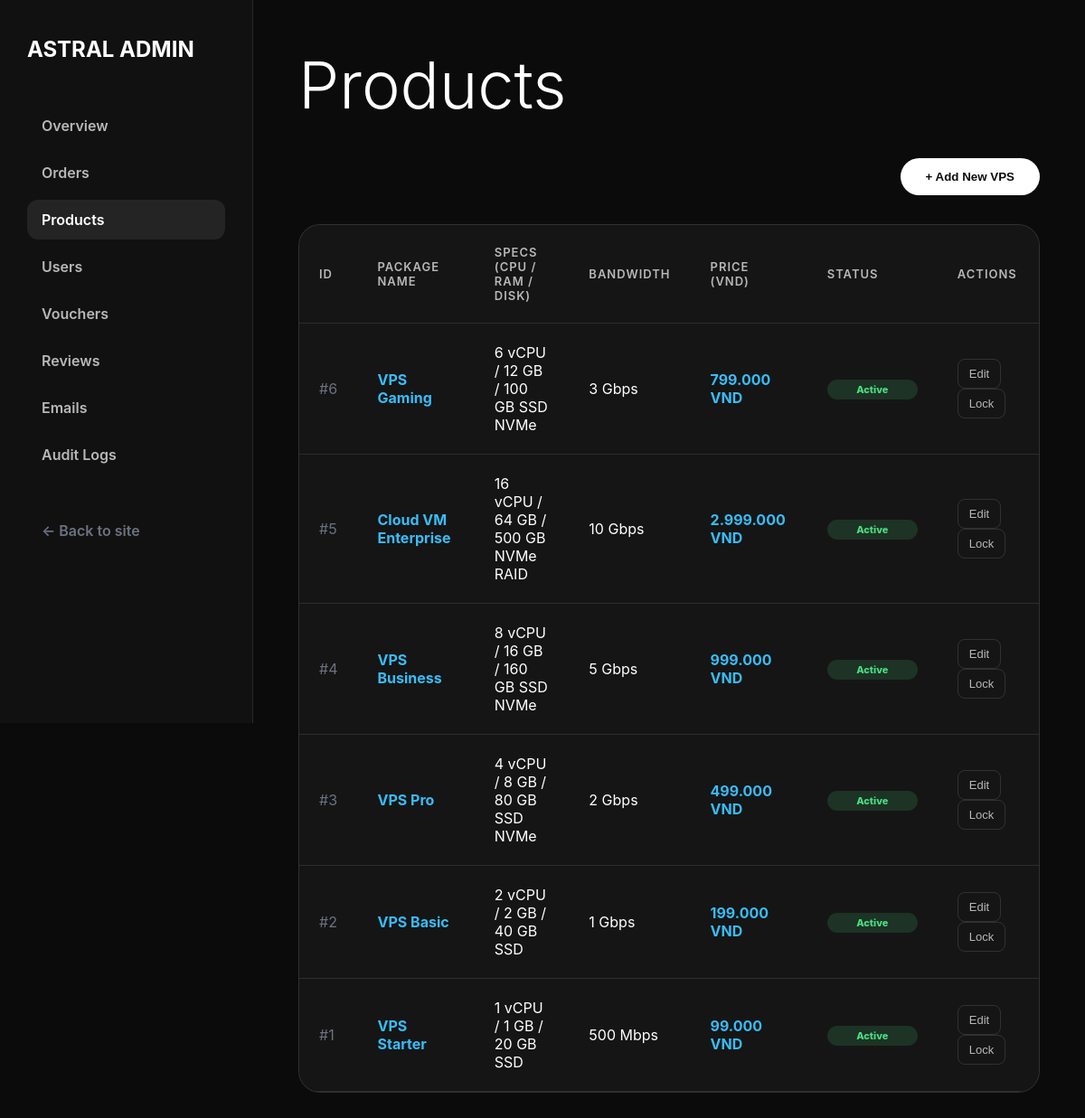
/admin/products (signed in), run on the app's committed database.
### tables this page shows
CREATE TABLE products (
    id            INT UNSIGNED AUTO_INCREMENT PRIMARY KEY,
    name          VARCHAR(150)  NOT NULL,                         
    slug          VARCHAR(200)  NOT NULL UNIQUE,                  
    description   TEXT          DEFAULT NULL,
     
    cpu           VARCHAR(50)   NOT NULL,                         
    ram           VARCHAR(50)   NOT NULL,                         
    storage       VARCHAR(50)   NOT NULL,                         
    bandwidth     VARCHAR(50)   NOT NULL,                         
    os_options    VARCHAR(255)  DEFAULT NULL,                     
     
    price         DECIMAL(15,2) NOT NULL,                         
    stock         INT           NOT NULL DEFAULT 100,             
    image         VARCHAR(255)  DEFAULT 'default_product.png',
     
    is_active     TINYINT(1)    NOT NULL DEFAULT 1,               
    created_by    INT UNSIGNED  DEFAULT NULL,                     
    created_at    TIMESTAMP     NOT NULL DEFAULT CURRENT_TIMESTAMP,
    updated_at    TIMESTAMP     NOT NULL DEFAULT CURRENT_TIMESTAMP ON UPDATE CURRENT_TIMESTAMP,

    FOREIGN KEY (created_by) REFERENCES users(id) ON DELETE SET NULL,
    INDEX idx_is_active (is_active),
    INDEX idx_price (price),
    INDEX idx_slug (slug)
);

### src/Controllers/AdminProductController.php (called while the page is built, shortened)
<?php
class AdminProductController extends Controller {
    public function index() {
        $products = Product::getAllForAdmin();
        require_once __DIR__ . "/../Views/admin/products/index.php";
    }
}

### src/index.php (called while the page is built, shortened)
<?php
    $router = new Router();
    $router->get('/',           \App\Controllers\ProductController::class, 'index');
    $router->get('/plans',      \App\Controllers\ProductController::class, 'plans');
    $router->get('/product',    \App\Controllers\ProductController::class, 'detail');
    $router->get('/blog',       \App\Controllers\ProductController::class, 'blog');
    $router->get('/docs',       \App\Controllers\ProductController::class, 'docs');
    $router->get('/api/health', \App\Controllers\HealthController::class, 'index');
    $router->get('/api/service-status', \App\Controllers\ConsoleController::class, 'status');
    $router->get('/login',      \App\Controllers\AuthController::class, 'login');
    $router->post('/login',     \App\Controllers\AuthController::class, 'login');
    $router->get('/register',   \App\Controllers\AuthController::class, 'register');
    $router->post('/register',  \App\Controllers\AuthController::class, 'register');
    $router->get('/logout',     \App\Controllers\AuthController::class, 'logout');
    $router->get('/verify',     \App\Controllers\AuthController::class, 'verify');
    $router->get('/verify-otp', \App\Controllers\AuthController::class, 'showOtpForm');
    $router->post('/verify-otp',\App\Controllers\AuthController::class, 'showOtpForm');
    $router->get('/forgot-password',    \App\Controllers\PasswordResetController::class, 'forgot');
    $router->post('/forgot-password',   \App\Controllers\PasswordResetController::class, 'forgot');
    $router->get('/reset-password',     \App\Controllers\PasswordResetController::class, 'reset');
    $router->post('/reset-password',    \App\Controllers\PasswordResetController::class, 'reset');
    $router->get('/mfa-verify',     \App\Controllers\AuthController::class, 'mfaVerify');
    $router->post('/mfa-verify',    \App\Controllers\AuthController::class, 'mfaVerify');
    $router->get('/mfa-setup',      \App\Controllers\ProfileController::class, 'setupMfa');
    $router->post('/mfa-setup',     \App\Controllers\ProfileController::class, 'setupMfa');
    $router->get('/cart',           \App\Controllers\CartController::class, 'index');
    $router->post('/cart/add',      \App\Controllers\CartController::class, 'add');
    $router->post('/cart/remove',   \App\Controllers\CartController::class, 'remove');
    $router->post('/cart/update',   \App\Controllers\CartController::class, 'update');
    $router->get('/cart/count',     \App\Controllers\CartController::class, 'count');
    $router->get('/checkout',       \App\Controllers\CheckoutController::class, 'index');
    $router->post('/checkout/place-order',      \App\Controllers\CheckoutController::class, 'placeOrder');
    $router->get('/checkout/place-order',       \App\Controllers\CheckoutController::class, 'placeOrderGet');
    $router->get('/checkout/success',           \App\Controllers\CheckoutController::class, 'success');
    $router->post('/checkout/validate-voucher', \App\Controllers\CheckoutController::class, 'validateVoucher');
    $router->get('/payment/vnpay-return',   \App\Controllers\PaymentController::class, 'vnpayReturn');
    $router->get('/payment/vnpay-ipn',      \App\Controllers\PaymentController::class, 'vnpayIpn');
    $router->get('/orders',             \App\Controllers\OrderController::class, 'index');
    $router->get('/orders/invoice',     \App\Controllers\OrderController::class, 'invoice');
    $router->post('/orders/cancel',     \App\Controllers\OrderController::class, 'cancel');
    $router->post('/service/stop',      \App\Controllers\ServiceController::class, 'stop');
    $router->post('/service/start',     \App\Controllers\ServiceController::class, 'start');
    $router->post('/service/restart',   \App\Controllers\ServiceController::class, 'restart');
    $router->post('/service/rebuild',   \App\Controllers\ServiceController::class, 'rebuild');
    $router->get('/inbox',              \App\Controllers\InboxController::class, 'index');
    $router->post('/inbox/read',        \App\Controllers\InboxController::class, 'markRead');
    $router->get('/profile',            \App\Controllers\ProfileController::class, 'index');
    $router->post('/profile/update',    \App\Controllers\ProfileController::class, 'update');
    $router->get('/console',            \App\Controllers\ConsoleController::class, 'index');
    $router->get('/admin/orders',           \App\Controllers\AdminOrderController::class, 'index');
    $router->get('/admin/orders/invoice',   \App\Controllers\AdminOrderController::class, 'invoice');
    $router->post('/admin/orders/update',   \App\Controllers\AdminOrderController::class, 'update');
    $router->get('/admin/products',         \App\Controllers\AdminProductController::class, 'index');
    $router->post('/admin/products/store',  \App\Controllers\AdminProductController::class, 'store');
    $router->post('/admin/products/update', \App\Controllers\AdminProductController::class, 'update');
    $router->post('/admin/products/toggle', \App\Controllers\AdminProductController::class, 'toggle');
    $router->get('/admin',                  \App\Controllers\AdminDashboardController::class, 'index');
    $router->get('/admin/dashboard',        \App\Controllers\AdminDashboardController::class, 'index');
    $router->get('/admin/users',            \App\Controllers\AdminUserController::class, 'index');
    $router->post('/admin/users/toggle-lock', \App\Controllers\AdminUserController::class, 'toggleLock');
    $router->get('/admin/vouchers',         \App\Controllers\AdminVoucherController::class, 'index');
    $router->post('/admin/vouchers/store',  \App\Controllers\AdminVoucherController::class, 'store');
    $router->post('/admin/vouchers/toggle', \App\Controllers\AdminVoucherController::class, 'toggle');
    $router->get('/admin/reviews',          \App\Controllers\AdminReviewController::class, 'index');
    $router->post('/admin/reviews/toggle',   \App\Controllers\AdminReviewController::class, 'toggle');
    $router->get('/admin/emails',           \App\Controllers\AdminEmailController::class, 'index');
    $router->post('/admin/emails/send',     \App\Controllers\AdminEmailController::class, 'send');
    $router->get('/admin/audit-logs',      \App\Controllers\AdminAuditLogController::class, 'index');
    $router->post('/review/submit',        \App\Controllers\ReviewController::class, 'submit');
    $router->dispatch();

### src/Models/Product.php (called while the page is built, shortened)
<?php
class Product {
    public static function getAllForAdmin(): array {
        $pdo = Database::getConnection();
        $stmt = $pdo->query("SELECT * FROM products ORDER BY id DESC");
        return $stmt->fetchAll(\PDO::FETCH_ASSOC);
    }
}

### src/Views/admin/products/index.php (the view, shortened to what this page needs)
<!DOCTYPE html>
<html lang="en">
<head>
    <link rel="stylesheet" href="/css/base.css">
</head>
<body>
    <div class="admin-layout">
        <div class="admin-sidebar">
            <h2>ASTRAL ADMIN</h2>
            <a href="/admin">Overview</a>
            <a href="/admin/orders">Orders</a>
            <a href="/admin/products" class="active">Products</a>
            <a href="/admin/users">Users</a>
            <a href="/admin/vouchers">Vouchers</a>
            <a href="/admin/reviews">Reviews</a>
            <a href="/admin/emails">Emails</a>
            <a href="/admin/audit-logs">Audit Logs</a>
            <div style="margin-top:auto;padding-top:32px;">
                <a href="/" style="color:#6b7280;">← Back to site</a>
            </div>
        </div>
        <div class="admin-content">
            <h1>Products</h1>
            <div class="header-row">
                <button onclick="showModal('addProductModal')" class="admin-btn">+ Add New VPS</button>
            </div>
            <div style="background:#151515;border-radius:24px;border:1px solid rgba(255,255,255,0.12);overflow:hidden;">
                <div class="table-responsive">
                    <table class="admin-table">
                        <thead>
                            <tr>
                                <th>ID</th>
                                <th>Package Name</th>
                                <th>Specs (CPU / RAM / Disk)</th>
                                <th>Bandwidth</th>
                                <th>Price (VND)</th>
                                <th>Status</th>
                                <th>Actions</th>
                            </tr>
                        </thead>
                        <tbody>
                            <?php foreach ($products as $p): ?>
                                <tr>
                                    <td style="color:#6b7280;">#<?= $p['id'] ?></td>
                                    <td class="fw-bold" style="color:#38bdf8;"><?= htmlspecialchars($p['name']) ?></td>
                                    <td><?= htmlspecialchars($p['cpu']) ?> / <?= htmlspecialchars($p['ram']) ?> / <?= htmlspecialchars($p['storage']) ?></td>
                                    <td><?= htmlspecialchars($p['bandwidth']) ?></td>
                                    <td class="fw-bold" style="color:#38bdf8;"><?= number_format($p['price'], 0, ',', '.') ?> VND</td>
                                    <td>
                                        <span class="status-badge <?= $p['is_active'] ? 'active' : 'hidden' ?>"><?= $p['is_active'] ? 'Active' : 'Hidden' ?></span>
                                    </td>
                                    <td>
                                        <button class="action-btn" onclick="editProduct(<?= $p['id'] ?>)">Edit</button>
                                        <form action="/admin/products/toggle" method="POST" style="display:inline;">
                                            <button type="submit" class="action-btn <?= $p['is_active'] ? 'danger' : 'success' ?>"><?= $p['is_active'] ? 'Lock' : 'Unlock' ?></button>
                                        </form>
                                    </td>
                                </tr>
                            <?php endforeach; ?>
                        </tbody>
                    </table>
                </div>
            </div>
        </div>
    </div>
</body>
</html>

### src/css/base.css (style rules this page uses)
* { margin: 0; padding: 0; box-sizing: border-box; }
html { scroll-behavior: smooth; }
body { font-family: "Inter", sans-serif; background: #0b0b0b; color: #fff; overflow-x: hidden; }
a { text-decoration: none; color: inherit; }
.plan-btn, .checkout-btn, .auth-btn, .admin-btn { display: inline-block; background: #fff; color: #0b0b0b; padding: 13px 28px; border-radius: 999px; font-weight: 700; text-align: center; border: none; cursor: pointer; }
.admin-layout { display: flex; min-height: 100vh; }
.admin-sidebar { width: 280px; background: #111; padding: 40px 30px; border-right: 1px solid rgba(255, 255, 255, 0.1); position: fixed; top: 0; left: 0; height: 100vh; overflow-y: auto; z-index: 100; }
.admin-sidebar h2 { font-size: 24px; margin-bottom: 48px; display: flex; align-items: center; gap: 10px; }
.admin-sidebar a { display: block; color: #b8b8b8; margin-bottom: 8px; padding: 12px 16px; border-radius: 12px; font-weight: 600; transition: all 0.2s ease; }
.admin-sidebar a:hover, .admin-sidebar a.active { background: rgba(255, 255, 255, 0.08); color: #fff; }
.admin-content { flex: 1; padding: 50px; margin-left: 280px; }
.admin-content h1 { font-size: clamp(52px, 6vw, 76px); font-weight: 300; margin-bottom: 38px; }
.admin-table { width: 100%; border-collapse: collapse; background: #151515; border-radius: 20px; overflow: hidden; }
.admin-table th, .admin-table td { padding: 22px; border-bottom: 1px solid rgba(255, 255, 255, 0.1); text-align: left; }
.admin-table th { color: #b8b8b8; font-weight: 600; font-size: 13px; text-transform: uppercase; letter-spacing: 1px; }
.fw-bold { font-weight: 700; }
.table-responsive { overflow-x: auto; }
.status-badge { width: 100px; display: inline-block; text-align: center; }

### src/Views/admin/products/index.php (style rules this page uses)
.status-badge { padding:4px 12px; border-radius:999px; font-size:11px; font-weight:800; display:inline-block; }
.status-badge.active { background:rgba(74,222,128,0.15); color:#4ade80; }
.action-btn { padding:8px 12px; border-radius:8px; border:1px solid rgba(255,255,255,0.12); background:transparent; color:#b8b8b8; cursor:pointer; font-size:13px; text-decoration:none; display:inline-flex; align-items:center; gap:4px; }
.header-row { display:flex; justify-content:space-between; align-items:center; flex-wrap:wrap; gap:16px; margin-bottom:32px; }

### data on the page
products: id "6", name "VPS Gaming", cpu "6 vCPU", ram "12 GB", storage "100 GB SSD NVMe", bandwidth "3 Gbps", price "799.000", is_active "Active"
products: id "5", name "Cloud VM Enterprise", cpu "16 vCPU", ram "64 GB", storage "500 GB NVMe RAID", bandwidth "10 Gbps", price "2.999.000", is_active "Active"
products: id "4", name "VPS Business", cpu "8 vCPU", ram "16 GB", storage "160 GB SSD NVMe", bandwidth "5 Gbps", price "999.000", is_active "Active"
products: id "3", name "VPS Pro", cpu "4 vCPU", ram "8 GB", storage "80 GB SSD NVMe", bandwidth "2 Gbps", price "499.000", is_active "Active"
products: id "2", name "VPS Basic", cpu "2 vCPU", ram "2 GB", storage "40 GB SSD", bandwidth "1 Gbps", price "199.000", is_active "Active"
products: id "1", name "VPS Starter", cpu "1 vCPU", ram "1 GB", storage "20 GB SSD", bandwidth "500 Mbps", price "99.000", is_active "Active"
